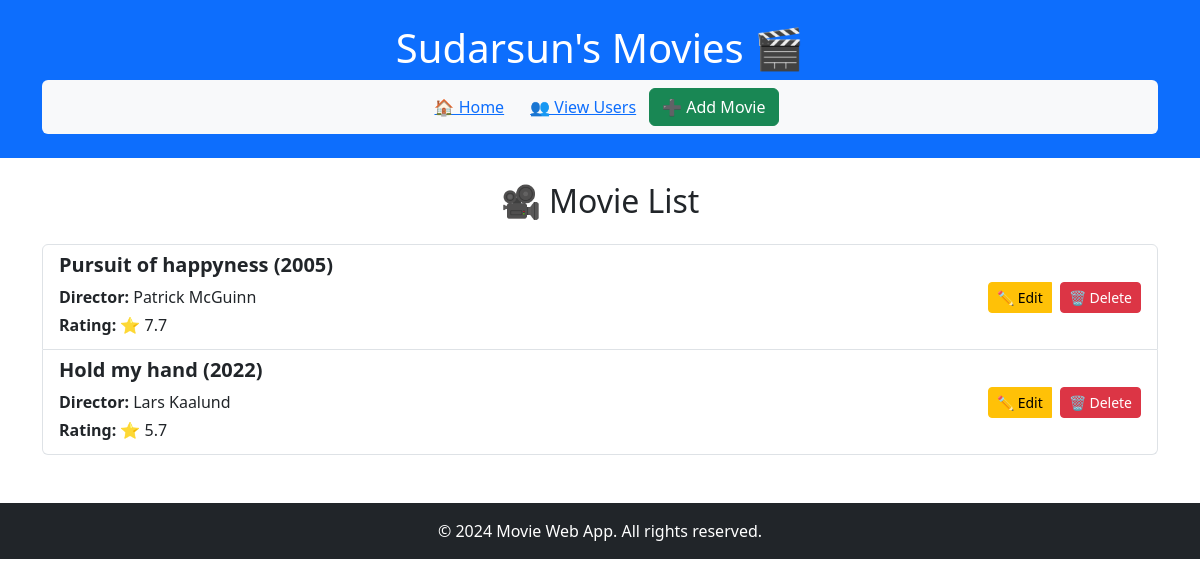
/users/3, run on the app's committed database.
### datamanager/models.py (models this page shows, shortened)
class User(db.Model):
    __tablename__ = 'users'
    id = db.Column(db.Integer, primary_key=True)
    username = db.Column(db.String(50), nullable=False, unique=True)
    movies = db.relationship('Movie', backref='user', lazy=True)

class Movie(db.Model):
    __tablename__ = 'movies'
    id = db.Column(db.Integer, primary_key=True)
    name = db.Column(db.String(100), nullable=False)
    director = db.Column(db.String(50), nullable=False)
    year = db.Column(db.Integer, nullable=False)
    rating = db.Column(db.Integer, nullable=False)
    user_id = db.Column(db.Integer, db.ForeignKey('users.id'), nullable=False)

### app.py (the view)
@app.route('/users/<int:user_id>')
def user_movies(user_id):
    movies = data_manager.get_user_movies(user_id)
    user = data_manager.get_user_by_id(user_id)
    if user:
        return render_template('user_movies.html', user=user, movies=movies)
    else:
        return "User not found", 404

### datamanager/sqlite_data_manager.py (called while the page is built)
    def get_user_movies(self, user_id):
        user = User.query.get(user_id)
        return user.movies if user else []

    def get_user_by_id(self, user_id):
        return User.query.get(user_id)

### templates/user_movies.html (shortened to what this page needs)
<!DOCTYPE html>
<html lang="en">
<head>
    <link rel="stylesheet" href="../../static/bootstrap.min.css">
</head>
<body class="d-flex flex-column min-vh-100">
    <header class="bg-primary text-white text-center py-4">
        <div class="container">
            <h1>{{ user.username }}'s Movies 🎬</h1>
            <nav class="nav justify-content-center bg-light p-2 rounded">
                <a class="btn btn-link" href="/">🏠 Home</a>
                <a class="btn btn-link" href="/users">👥 View Users</a>
                <a class="btn btn-success text-white" href="/users/{{ user.id }}/add_movie">➕ Add Movie</a>
            </nav>
        </div>
    </header>
    <main class="container mt-4">
        {% if movies %}
            <h2 class="mb-4 text-center">🎥 Movie List</h2>
            <ul class="list-group">
                {% for movie in movies %}
                    <li class="list-group-item d-flex justify-content-between align-items-center">
                        <div>
                            <h5 class="fw-bold">{{ movie.name }} ({{ movie.year }})</h5>
                            <p class="mb-1"><strong>Director:</strong> {{ movie.director }}</p>
                            <p class="mb-1"><strong>Rating:</strong> ⭐ {{ movie.rating }}</p>
                        </div>
                        <div class="btn-group gap-2" role="group">
                            <a class="btn btn-warning btn-sm" href="{{ url_for('update_movie', user_id=user.id, movie_id=movie.id) }}">✏️ Edit</a>
                            <form action="{{ url_for('delete_movie', user_id=user.id, movie_id=movie.id) }}" method="POST">
                                <button class="btn btn-danger btn-sm" type="submit">🗑️ Delete</button>
                            </form>
                        </div>
                    </li>
                {% endfor %}
            </ul>
        {% else %}
            <p class="text-center text-muted">No movies found for this user.</p>
        {% endif %}
    </main>
    <footer class="bg-dark text-white py-3 mt-5 text-center">
        <p class="mb-0">&copy; 2024 Movie Web App. All rights reserved.</p>
    </footer>
</body>
</html>

### data on the page
User: username "Sudarsun"
Movie: name "Pursuit of happyness", year "2005", director "Patrick McGuinn", rating "7.7"
Movie: name "Hold my hand", year "2022", director "Lars Kaalund", rating "5.7"
